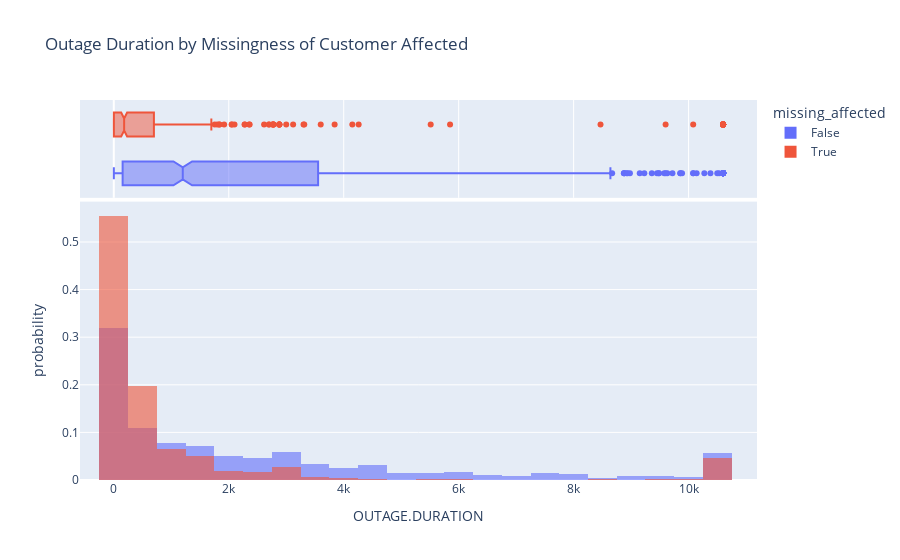

The notebook cell saved with this chart:
### Code cell
missing_affected_draw = missing_affected.copy()
missing_affected_draw['OUTAGE.DURATION'] = filter_outliers(missing_affected_draw['OUTAGE.DURATION'])
plot = px.histogram(missing_affected_draw, x='OUTAGE.DURATION', color='missing_affected', histnorm='probability', marginal='box',
             title="Outage Duration by Missingness of Customer Affected", barmode='overlay', opacity=0.6)
plot.show()
plot.write_html('MV-1.html',include_plotlyjs='cdn')

### Figure 1 — Plotly figure (JSON) as saved in the notebook; plotly's stock layout.template omitted (floating-point values rounded to 4 significant figures; data arrays with more than 128 entries replaced by an {"elided": "..."} marker saying what was removed)
{"data": [{"alignmentgroup": "True", "bingroup": "x", "histnorm": "probability", "hovertemplate": "missing_affected=False<br>OUTAGE.DURATION=%{x}<br>probability=%{y}<extra></extra>", "legendgroup": "False", "marker": {"color": "#636efa", "opacity": 0.6, "pattern": {"shape": ""}}, "name": "False", "offsetgroup": "False", "orientation": "v", "showlegend": true, "type": "histogram", "x": {"elided": "1084 float values"}, "xaxis": "x", "yaxis": "y"}, {"alignmentgroup": "True", "hovertemplate": "missing_affected=False<br>OUTAGE.DURATION=%{x}<extra></extra>", "legendgroup": "False", "marker": {"color": "#636efa"}, "name": "False", "notched": true, "offsetgroup": "False", "showlegend": false, "type": "box", "x": {"elided": "1084 float values"}, "xaxis": "x2", "yaxis": "y2"}, {"alignmentgroup": "True", "bingroup": "x", "histnorm": "probability", "hovertemplate": "missing_affected=True<br>OUTAGE.DURATION=%{x}<br>probability=%{y}<extra></extra>", "legendgroup": "True", "marker": {"color": "#EF553B", "opacity": 0.6, "pattern": {"shape": ""}}, "name": "True", "offsetgroup": "True", "orientation": "v", "showlegend": true, "type": "histogram", "x": {"elided": "441 float values"}, "xaxis": "x", "yaxis": "y"}, {"alignmentgroup": "True", "hovertemplate": "missing_affected=True<br>OUTAGE.DURATION=%{x}<extra></extra>", "legendgroup": "True", "marker": {"color": "#EF553B"}, "name": "True", "notched": true, "offsetgroup": "True", "showlegend": false, "type": "box", "x": {"elided": "441 float values"}, "xaxis": "x2", "yaxis": "y2"}], "layout": {"barmode": "overlay", "legend": {"title": {"text": "missing_affected"}, "tracegroupgap": 0}, "title": {"text": "Outage Duration by Missingness of Customer Affected"}, "xaxis": {"anchor": "y", "domain": [0, 1], "title": {"text": "OUTAGE.DURATION"}}, "xaxis2": {"anchor": "y2", "domain": [0, 1], "matches": "x", "showgrid": true, "showticklabels": false}, "yaxis": {"anchor": "x", "domain": [0, 0.7326], "title": {"text": "probability"}}, "yaxis2": {"anchor": "x2", "domain": [0.7426, 1], "matches": "y2", "showgrid": false, "showline": false, "showticklabels": false, "ticks": ""}}}
